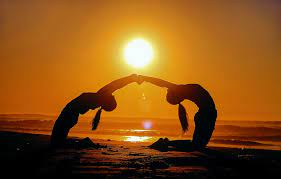
#> input picture sun.jpg, 281 x 179 px, given in place of 2.mp4, which was not available
$ python SpeedDetection.py
#> lines starting #> are read from the running program, lines starting #| are printed output that depends on the picture; after the words box and inside, x2 and y2 are one past the last pixel; in counts of white or black regions, pixels touching at a corner belong together; pictures that were not available may be replaced by others from this repository, and a replacement may not be noted
# Import necessary libraries
import math

import cv2
import numpy as np
from scipy.ndimage import gaussian_filter
from scipy import ndimage
from PIL import Image

# do edge detection on frame, than calculate difference between last frame and current frame,
# then blur result so we get rid of white pixels that are alone, then we take average position of
# other white pixels and we get moving target, we note every position of this target as well as when it
# happened, and at last we calculate average velocity based on this, accuracy is ofc based on camera angle, and also
# it has limit to how far it can detect moving target
# also answer will be printed after the video ends

# Read video file
cap = cv2.VideoCapture('2.mp4')

# Check if video opened successfully
if not cap.isOpened():
    print("Error opening video file")

lastFrame = None
frame_index = -1
positions = []
norm_threshold = 1200
# Loop through video frames
while cap.isOpened():
    frame_index += 1

    if frame_index % 5 > 0:
        continue


    # Read a frame
    ret, frame = cap.read()
#> frame is the input picture: shape (179, 281, 3); mean B, G, R 22.8, 82.8, 139.8

    # Check if frame was read successfully
    if not ret:
        break

    # edge detection on current frame

    # Apply Gaussian blur to frame
    blurred = cv2.GaussianBlur(frame, (7, 7), 0)
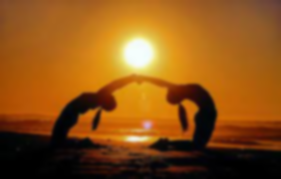
#> blurred: shape (179, 281, 3); mean B, G, R 22.8, 82.8, 139.8

    # Convert blurred frame to grayscale
    gray = cv2.cvtColor(blurred, cv2.COLOR_BGR2GRAY)
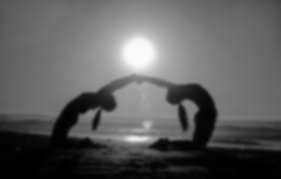
#> gray: shape (179, 281); min 0, max 251, mean 93

    # Apply Canny edge detection
    edges = cv2.Canny(gray, 150, 160)
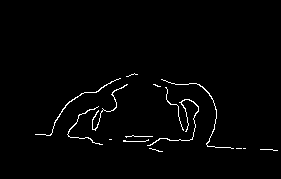
#> edges: shape (179, 281); 1.6% white in thin lines or dots, all inside (x1, y1, x2, y2) = (35, 73, 278, 152)

    if lastFrame is not None:
        diff = cv2.absdiff(edges, lastFrame)
        norm = np.linalg.norm(diff, 1)


        # testing
        kernel = np.array([[1, 1, 1],
                           [1, 0, 1],
                           [1, 1, 1]], dtype=np.uint8)
        diff = gaussian_filter(diff, sigma=7)

        # Find the indices of the white pixels
        white_pixel_indices = np.where(diff >= 25)

        if len(white_pixel_indices[0]) != 0:

            # Compute the number of white pixels
            num_of_white_pixels = len(white_pixel_indices[0])

            # Compute the sum of the row and column indices of the white pixels
            sum_of_row_indices = np.sum(white_pixel_indices[0])
            sum_of_col_indices = np.sum(white_pixel_indices[1])

            # Compute the average row and column indices of the white pixels
            avg_row_index = sum_of_row_indices / num_of_white_pixels
            avg_col_index = sum_of_col_indices / num_of_white_pixels

            img_with_circle = cv2.circle(frame, (int(avg_col_index), int(avg_row_index)), 10, (255, 0, 0), -1)

            if norm > norm_threshold:
                positions.append((int(avg_col_index), int(avg_row_index), frame_index))

            # Display the frame
            cv2.imshow('Video Frame', img_with_circle)

        else:
            # Display the frame
            cv2.imshow('Video Frame', frame)

    else:
        # Display the frame
        cv2.imshow('Video Frame', frame)

    lastFrame = edges

    # Wait for 25ms and check for key press
    if cv2.waitKey(25) & 0xFF == ord('q'):
#> (key q is pressed here)
        break
avg = 0
count = 0
for i in range(1, len(positions)):

    avg += math.dist((positions[i][0],positions[i][1]),(positions[i-1][0],positions[i-1][1]))
    count += 1

multiplayerBasedOnAngle = 3
deltaTime = 1 / 25
time = count * deltaTime

#> (the run stopped early here; a loop or call above may not have finished)
